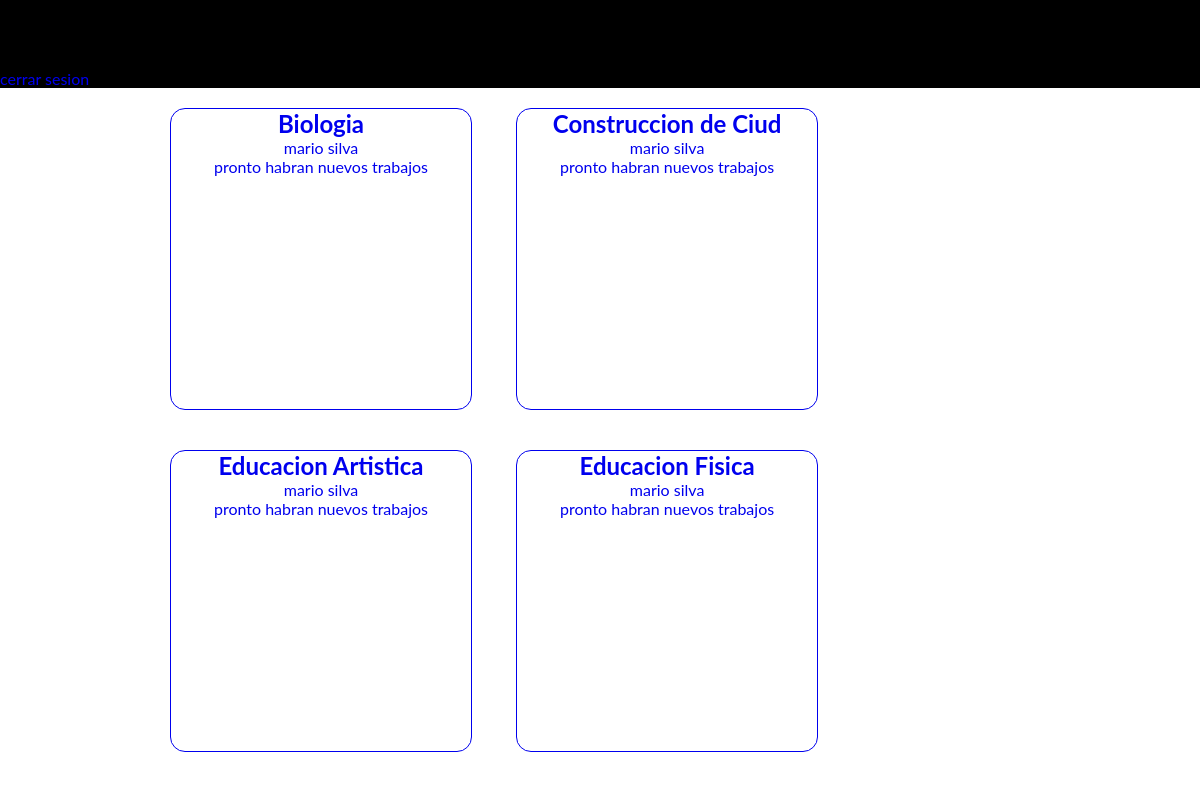
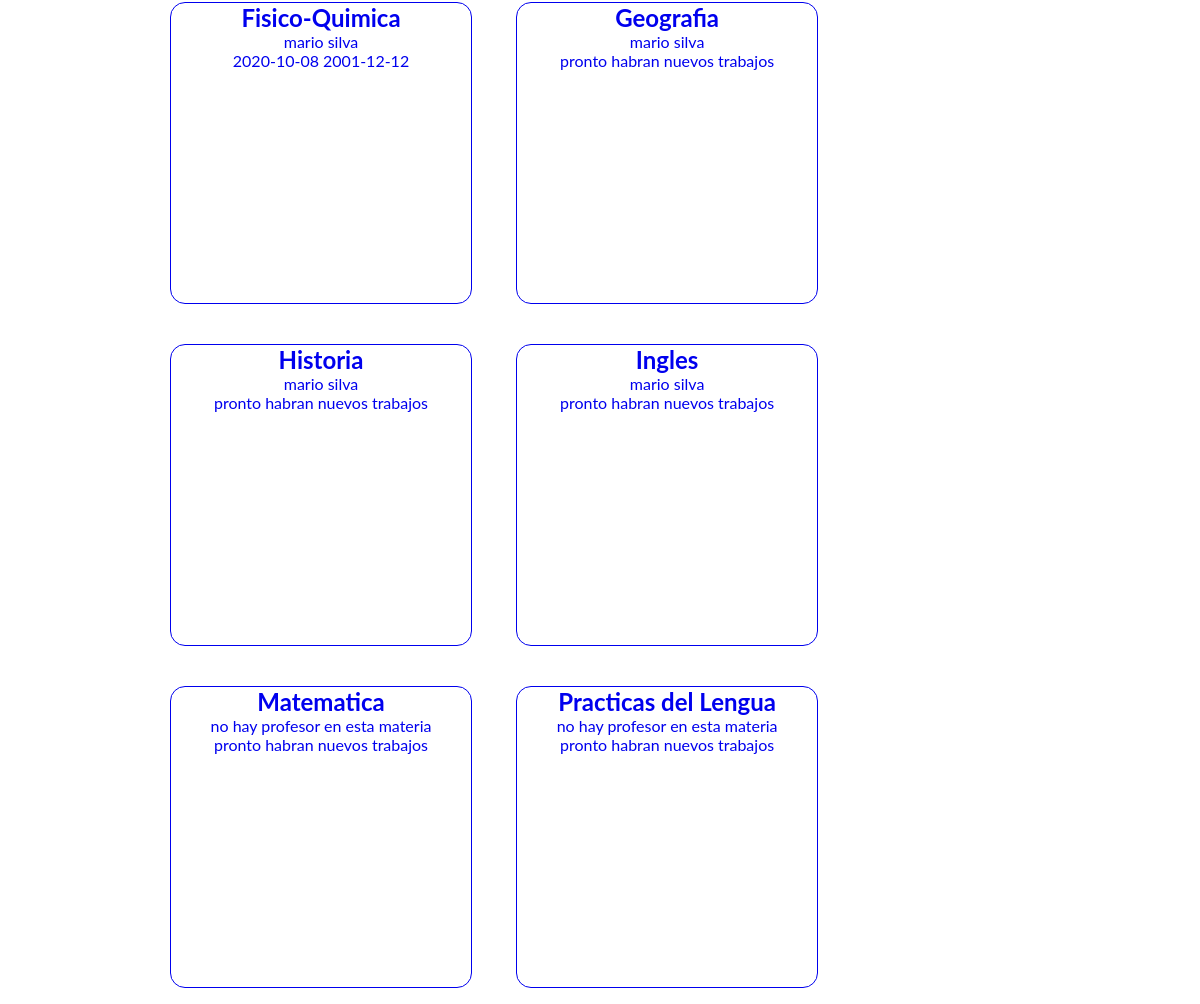
Before: /alumno/alumno.php (signed in, upper part) with the older database file (2 pictures, top to bottom).
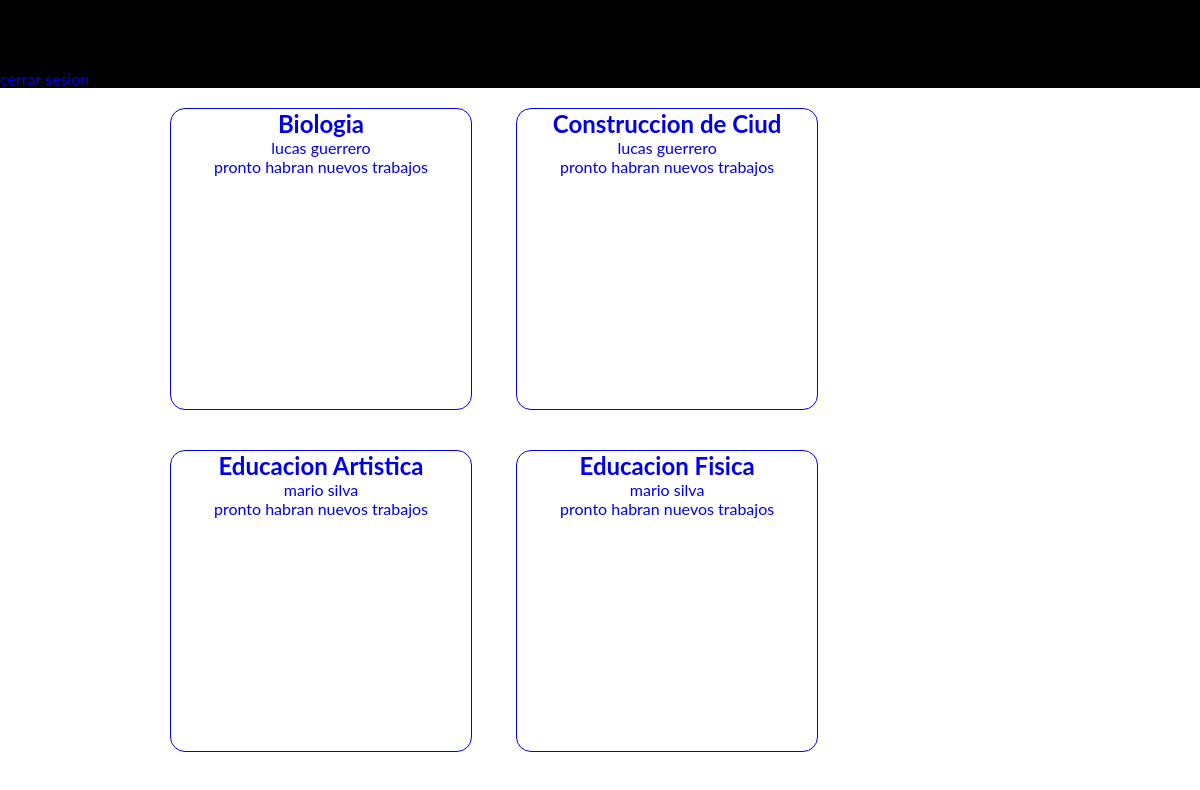
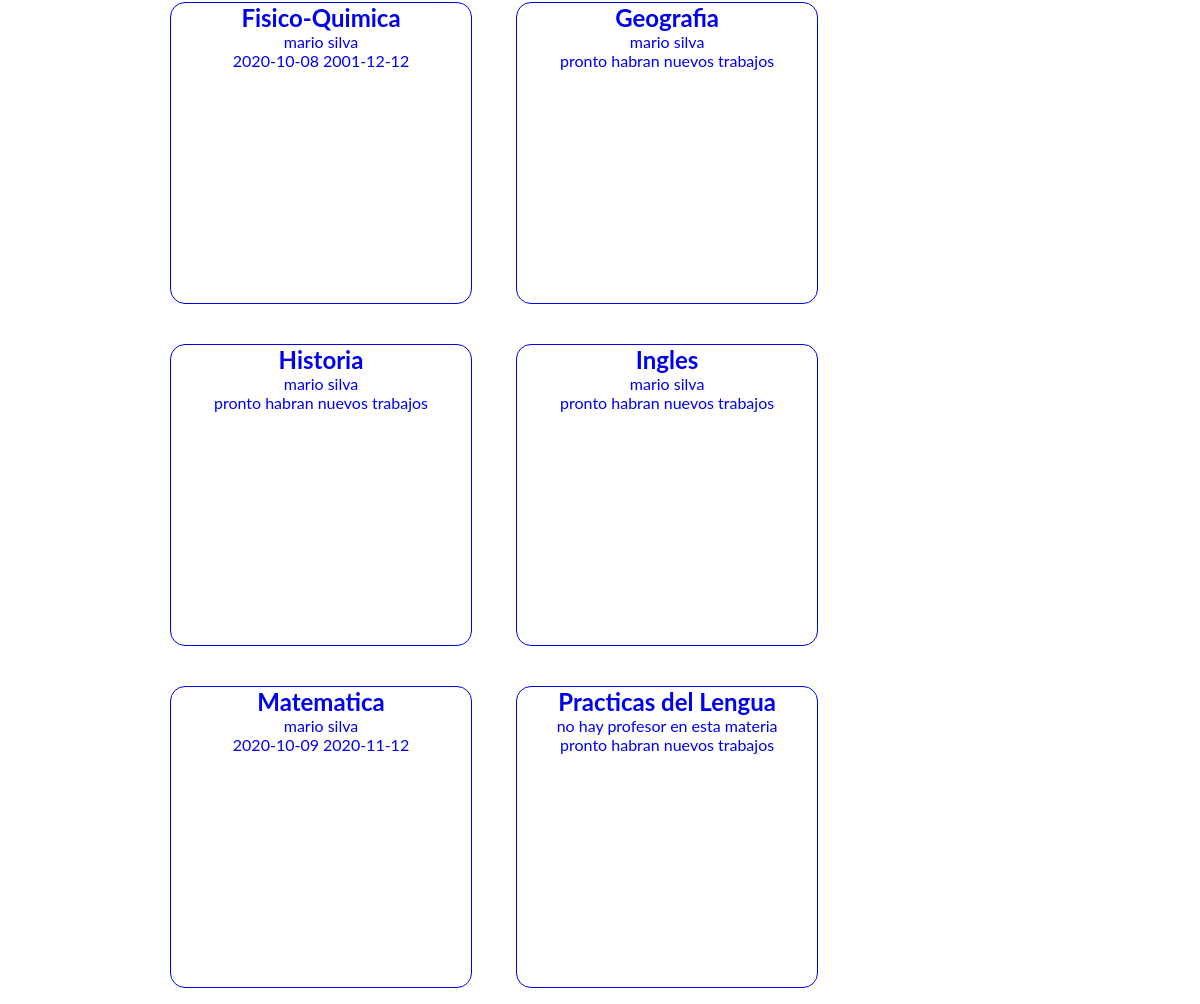
After: the same page with the newer database file (2 pictures, top to bottom).
### tables this page shows
CREATE TABLE `cursos_y_materia` (
  `curso` varchar(10) NOT NULL,
  `materia` varchar(30) NOT NULL,
  `profesor` varchar(40) NOT NULL,
  `tipo` varchar(10) NOT NULL,
  `id` int(5) NOT NULL
);

CREATE TABLE `profesor` (
  `nombre` varchar(20) NOT NULL,
  `apellido` varchar(20) NOT NULL,
  `Email` varchar(20) NOT NULL,
  `password` varchar(16) NOT NULL,
  `codigo` varchar(16) NOT NULL
);

CREATE TABLE `contenido` (
  `fecha_de_entrega` date NOT NULL,
  `cod_trabajo` int(11) NOT NULL,
  `fecha_de_subida` date NOT NULL,
  `titulo` varchar(30) NOT NULL,
  `curso` varchar(7) NOT NULL,
  `materia` varchar(20) NOT NULL,
  `contenido` text NOT NULL,
  `bibiografia` text NOT NULL,
  `Email` varchar(40) NOT NULL
);

### alumno/alumno.php (the view, shortened to what this page needs)
<?php
include "../conexion.php";
$nombre = $_SESSION["u"]['nombre'];
$apellido = $_SESSION["u"]['apellido'];
$curso = $_SESSION["u"]['curso'];
?>
<html>
   <head>
	  <link rel="stylesheet" type="text/css" href="css/estiloperfil.css">
	  <link rel="stylesheet" type="text/css" href="../css/flex/flexboxgrid.min.css">
	 </head>
<body>
     <header>
               <div class="header ">
                   <div id="main">
                     <span style="font-size:30px;cursor:pointer" onclick="openNav()">&#9776; open</span>
                   </div>
                   <a href="../cerrar_sesion.php"> cerrar sesion </a>
         </div>
	</header>
<div class="body">
<?php
     $sql =  "SELECT * FROM cursos_y_materia where curso='$curso'";
        if ($resultad = $con->query($sql)){
            while ($fila = mysqli_fetch_array($resultad)){
                $materia=$fila["materia"];
                $Email=$fila["profesor"];
                $sq =  "SELECT * from profesor where Email='$Email'";
                if ($resultado = $con->query($sq)){
                    if ($resultado->num_rows > 0){
                        $fila=$resultado->fetch_assoc();
                        $nombre=$fila["nombre"];
                        $apellido=$fila["apellido"];
                    }else{
                        $nombre="no hay profesor";
                        $apellido="en esta materia";
                    }
                }
                $sq =  "SELECT * from contenido where Email='$Email' and materia='$materia'";
                if ($resultado = $con->query($sq)){
                    if ($resultado->num_rows > 0){
                        $fila=$resultado->fetch_assoc();
                        $fecha_de_subida=$fila["fecha_de_subida"];
                        $fecha_de_entrega=$fila["fecha_de_entrega"];
                    }else{
                        $fecha_de_subida="pronto habran nuevos trabajos";
                        $fecha_de_entrega="";
                    }
                }
?>
        <a href="ver_contenido.php?Email=<?php echo $Email;?> & materia=<?php echo $materia;?>">
            <div class="materia" >
                <h2><?php echo $materia; ?> </h2>
                <p><?php echo $nombre, " ", $apellido; ?></p>
                <p><?php echo $fecha_de_subida, " ", $fecha_de_entrega; ?></p>
            </div>
        </a>
<?php }} ?>
   </div>
    </body></html>

### alumno/css/estiloperfil.css (style rules this page uses)
body { font-family: "Lato", sans-serif; transition: background-color .5s; }
#main { transition: margin-left .5s; padding: 16px; }
* { margin: 0; padding: 0; }
.body { padding-left:150px; padding-right:150px; }
a { text-decoration: none; text-decoration-skip: none; }
.materia { margin: 20px; padding: 0; display: inline-block; text-align: center; height: 300px; width: 300px; border: 1px solid; cursor: pointer; border-radius:15px; }
.header { width: 100%; background-color: black; }

Changed rows visible on the page:
changed cursos_y_materia "Biologia": profesor.nombre "mario" → "lucas"; profesor.apellido "silva" → "guerrero"
changed cursos_y_materia "Construccion de Ciud": profesor.nombre "mario" → "lucas"; profesor.apellido "silva" → "guerrero"
changed cursos_y_materia "Matematica": profesor.nombre "no hay profesor" → "mario"; profesor.apellido "en esta materia" → "silva"; contenido.fecha_de_subida "pronto habran nuevos trabajos" → "2020-10-09"; contenido.fecha_de_entrega (not shown) → "2020-11-12"
